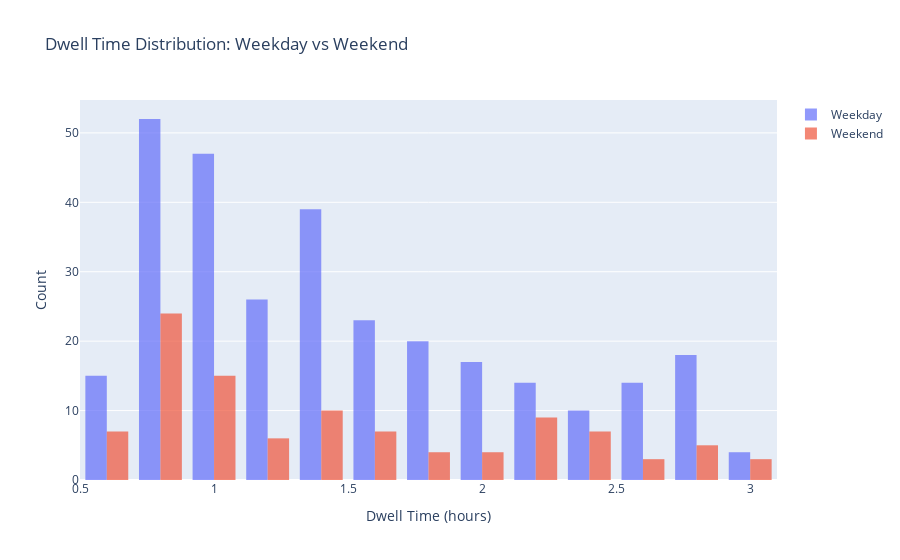

Notebook source saved alongside this figure:
### Code cell
# Create weekend/weekday grouping
df_clean['IS_WEEKEND'] = df_clean['TA_DAY'].isin(['Saturday', 'Sunday']).astype(int)
df_clean['DAY_TYPE'] = df_clean['IS_WEEKEND'].map({0: 'Weekday', 1: 'Weekend'})

# Histogram for weekday vs weekend
fig = go.Figure()

weekday_data = df_clean[df_clean['DAY_TYPE'] == 'Weekday']['DWELL_TIME']
weekend_data = df_clean[df_clean['DAY_TYPE'] == 'Weekend']['DWELL_TIME']

fig.add_trace(go.Histogram(x=weekday_data, name='Weekday', opacity=0.7))
fig.add_trace(go.Histogram(x=weekend_data, name='Weekend', opacity=0.7))

fig.update_layout(
   title='Dwell Time Distribution: Weekday vs Weekend',
   xaxis_title='Dwell Time (hours)',
   yaxis_title='Count',
   barmode='group'
)

fig.show()

### Figure 1 — Plotly figure (JSON) as saved in the notebook; plotly's stock layout.template omitted (floating-point values rounded to 4 significant figures; data arrays with more than 128 entries replaced by an {"elided": "..."} marker saying what was removed)
{"data": [{"name": "Weekday", "opacity": 0.7, "type": "histogram", "x": {"elided": "299 float values"}}, {"name": "Weekend", "opacity": 0.7, "type": "histogram", "x": [0.983, 0.85, 0.833, 0.517, 2.533, 0.767, 0.8, 0.783, 2.867, 0.767, 0.833, 2.367, 1.05, 2.117, 0.717, 1.283, 0.833, 0.717, 0.517, 0.683, 0.983, 2.467, 0.7, 2.383, 2.017, 2.917, 2.267, 0.867, 1.8, 1.367, 0.767, 0.75, 2.217, 1.667, 0.983, 1.05, 1.633, 1.367, 2.883, 0.867, 0.867, 1.05, 0.517, 0.783, 2.4, 2.4, 0.733, 2.433, 2.05, 0.9, 1.6, 0.667, 1.55, 2.217, 0.783, 1.633, 2.067, 1.167, 1.4, 1.183, 1.467, 1.083, 1.083, 0.617, 0.85, 1.783, 3.0, 1.917, 2.9, 1.45, 1.767, 2.883, 2.233, 0.983, 2.467, 1.083, 1.65, 1.55, 0.8, 2.117, 0.883, 2.717, 1.867, 0.583, 1.383, 2.183, 0.967, 1.067, 1.133, 1.3, 0.783, 1.1, 0.917, 2.85, 1.267, 2.617, 2.667, 2.183, 0.783, 1.417, 1.05, 1.467, 2.15, 1.417]}], "layout": {"barmode": "group", "title": {"text": "Dwell Time Distribution: Weekday vs Weekend"}, "xaxis": {"title": {"text": "Dwell Time (hours)"}}, "yaxis": {"title": {"text": "Count"}}}}
